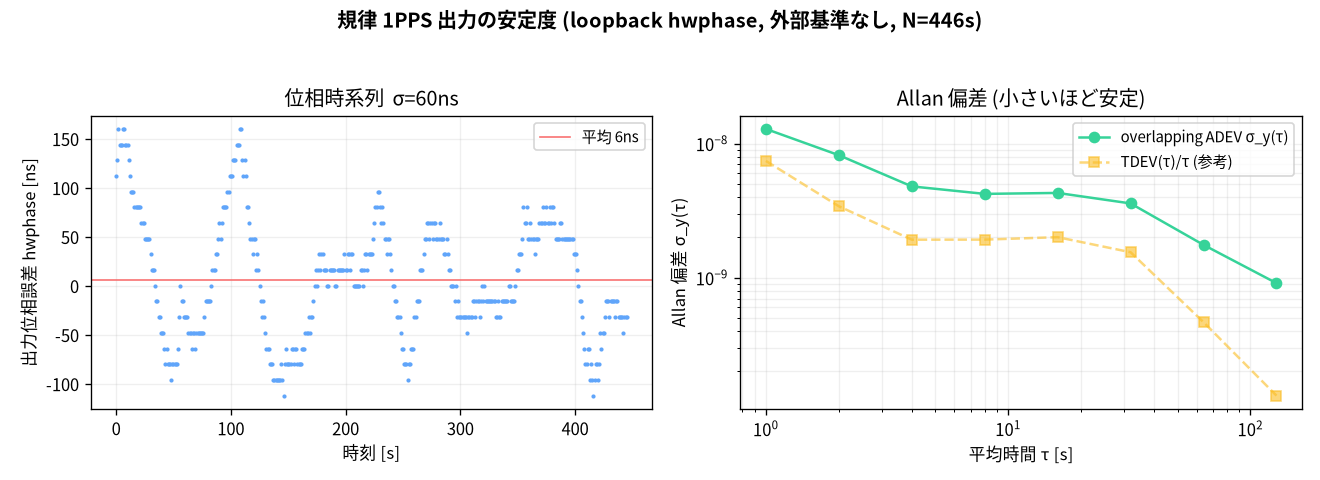

Here is the Python script that generated this plot:
#!/usr/bin/env python3
# /// script
# requires-python = ">=3.10"
# dependencies = ["matplotlib", "numpy"]
# ///
"""Overlapping Allan deviation / TDEV of the disciplined 1PPS output (from a firmware log).

External-reference-free: it uses the firmware's *own* GP3->GP4 loopback phase error
(`hwphase_ns`, logged once per second in the PPSGEN line), so it characterizes how stably the
disciplined output tracks the GPS reference — no external instrument involved.

  uv run allan.py <logfile> [allan.png]

`hwphase_ns` is the output-vs-GPS time error x(t) at 1 Hz. From it:
  - overlapping Allan deviation  sigma_y(tau)  (fractional-frequency stability vs averaging time)
  - time deviation  TDEV(tau)                  (time-domain stability, ns)

Labels: Japanese by default, English when PLOT_LANG=en.
"""
import os
import re
import sys

import matplotlib
import numpy as np

matplotlib.use("Agg")
import matplotlib.pyplot as plt

for _f in ("Noto Sans CJK JP", "IPAGothic", "TakaoGothic"):
    try:
        matplotlib.rcParams["font.family"] = _f
        break
    except Exception:
        pass
matplotlib.rcParams["axes.unicode_minus"] = False

EN = os.environ.get("PLOT_LANG", "").lower() == "en"


def L(ja, en):
    return en if EN else ja


HWPHASE = re.compile(r"hwphase_ns=(-?\d+)")


def adev_octave(x, tau0):
    """Overlapping Allan deviation at octave-spaced tau (x = time error [s], evenly @ tau0)."""
    n = len(x)
    taus, devs = [], []
    m = 1
    while 2 * m < n:
        d = x[2 * m:] - 2 * x[m:-m] + x[: -2 * m]
        var = np.sum(d * d) / (2 * (n - 2 * m) * (m * tau0) ** 2)
        taus.append(m * tau0)
        devs.append(np.sqrt(var))
        m *= 2
    return np.array(taus), np.array(devs)


def tdev_octave(x, tau0):
    """Overlapping TDEV at octave-spaced tau. TDEV = tau/sqrt(3) * MDEV."""
    n = len(x)
    taus, devs = [], []
    m = 1
    while 3 * m < n:
        # modified Allan: average the second difference over a window of m, then variance.
        acc = np.zeros(n - 3 * m + 1)
        for j in range(m):
            acc += x[2 * m + j: 2 * m + j + len(acc)] - 2 * x[m + j: m + j + len(acc)] + x[j: j + len(acc)]
        mvar = np.sum(acc * acc) / (2 * m**2 * (m * tau0) ** 2 * len(acc))
        mdev = np.sqrt(mvar)
        taus.append(m * tau0)
        devs.append((m * tau0) / np.sqrt(3) * mdev)
        m *= 2
    return np.array(taus), np.array(devs)


def main():
    log = sys.argv[1] if len(sys.argv) > 1 else "capture.log"
    out = sys.argv[2] if len(sys.argv) > 2 else "allan.png"
    with open(log) as f:
        ph_ns = [int(m.group(1)) for line in f for m in [HWPHASE.search(line)] if m]
    if len(ph_ns) < 16:
        sys.exit(f"need >=16 hwphase samples, got {len(ph_ns)}")
    x = np.array(ph_ns, dtype=float) * 1e-9  # ns -> s (time error)
    n = len(x)
    tau0 = 1.0  # PPSGEN is logged at 1 Hz
    taus, adev = adev_octave(x, tau0)
    ttaus, tdev = tdev_octave(x, tau0)

    fig, (ax0, ax1) = plt.subplots(1, 2, figsize=(11, 4.0))
    fig.suptitle(
        L(
            f"規律 1PPS 出力の安定度 (loopback hwphase, 外部基準なし, N={n}s)",
            f"Disciplined 1PPS output stability (loopback hwphase, no external ref, N={n}s)",
        ),
        fontsize=12, fontweight="bold",
    )

    # phase time series
    ax0.plot(np.arange(n), x * 1e9, ".", ms=3, color="#60a5fa")
    ax0.axhline(np.mean(x) * 1e9, color="#f87272", lw=1, label=L(f"平均 {np.mean(x) * 1e9:.0f}ns", f"mean {np.mean(x) * 1e9:.0f}ns"))
    ax0.set_xlabel(L("時刻 [s]", "time [s]"))
    ax0.set_ylabel(L("出力位相誤差 hwphase [ns]", "output phase error hwphase [ns]"))
    ax0.set_title(L(f"位相時系列  σ={np.std(x) * 1e9:.0f}ns", f"phase series  σ={np.std(x) * 1e9:.0f}ns"))
    ax0.legend(fontsize=9)
    ax0.grid(True, alpha=0.2)

    # Allan deviation (log-log)
    ax1.loglog(taus, adev, "o-", color="#36d399", label="overlapping ADEV σ_y(τ)")
    ax1.loglog(ttaus, np.array(tdev) / np.array(ttaus), "s--", color="#fbbd23", alpha=0.6,
               label=L("TDEV(τ)/τ (参考)", "TDEV(τ)/τ (ref)"))
    ax1.set_xlabel(L("平均時間 τ [s]", "averaging time τ [s]"))
    ax1.set_ylabel(L("Allan 偏差 σ_y(τ)", "Allan deviation σ_y(τ)"))
    ax1.set_title(L("Allan 偏差 (小さいほど安定)", "Allan deviation (lower = more stable)"))
    ax1.legend(fontsize=9)
    ax1.grid(True, which="both", alpha=0.2)

    fig.tight_layout(rect=(0, 0, 1, 0.94))
    fig.savefig(out, dpi=120)
    print(f"wrote {out}  (N={n}s, ADEV@1s={adev[0]:.2e}, TDEV@{int(ttaus[-1])}s={tdev[-1] * 1e9:.1f}ns)")


if __name__ == "__main__":
    main()
